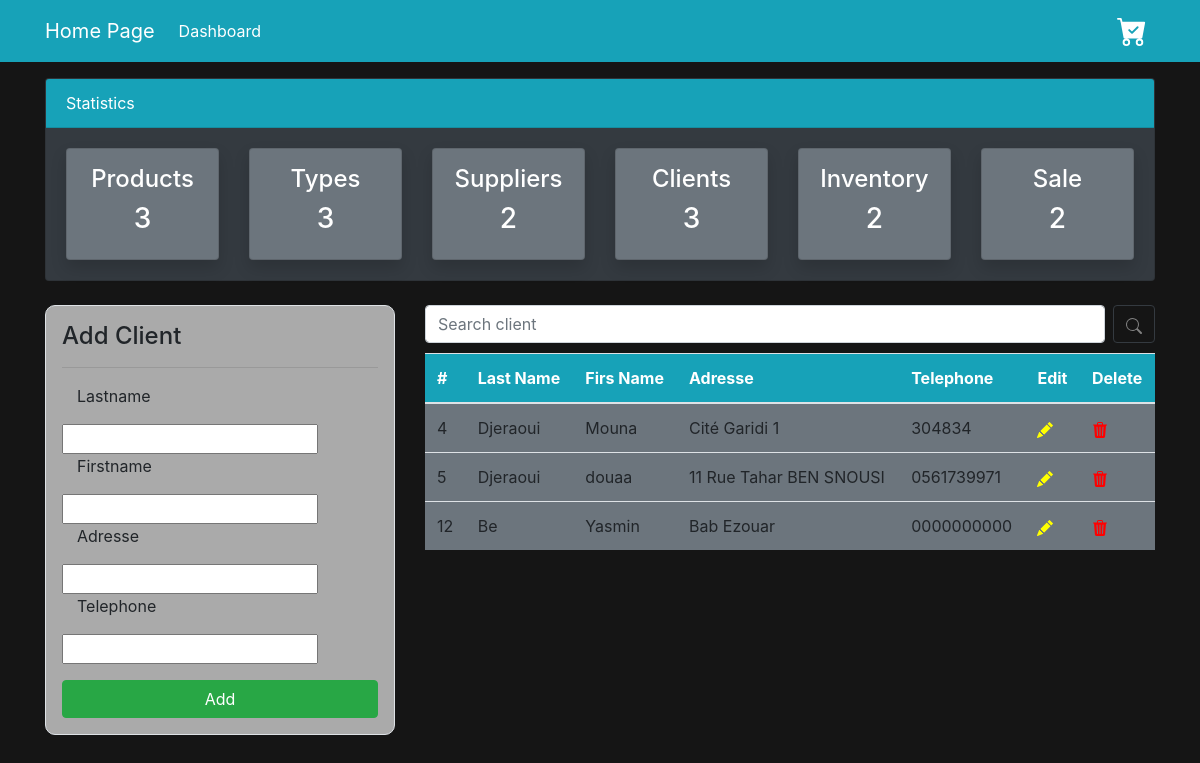
The app's page /list_Client/, older data.
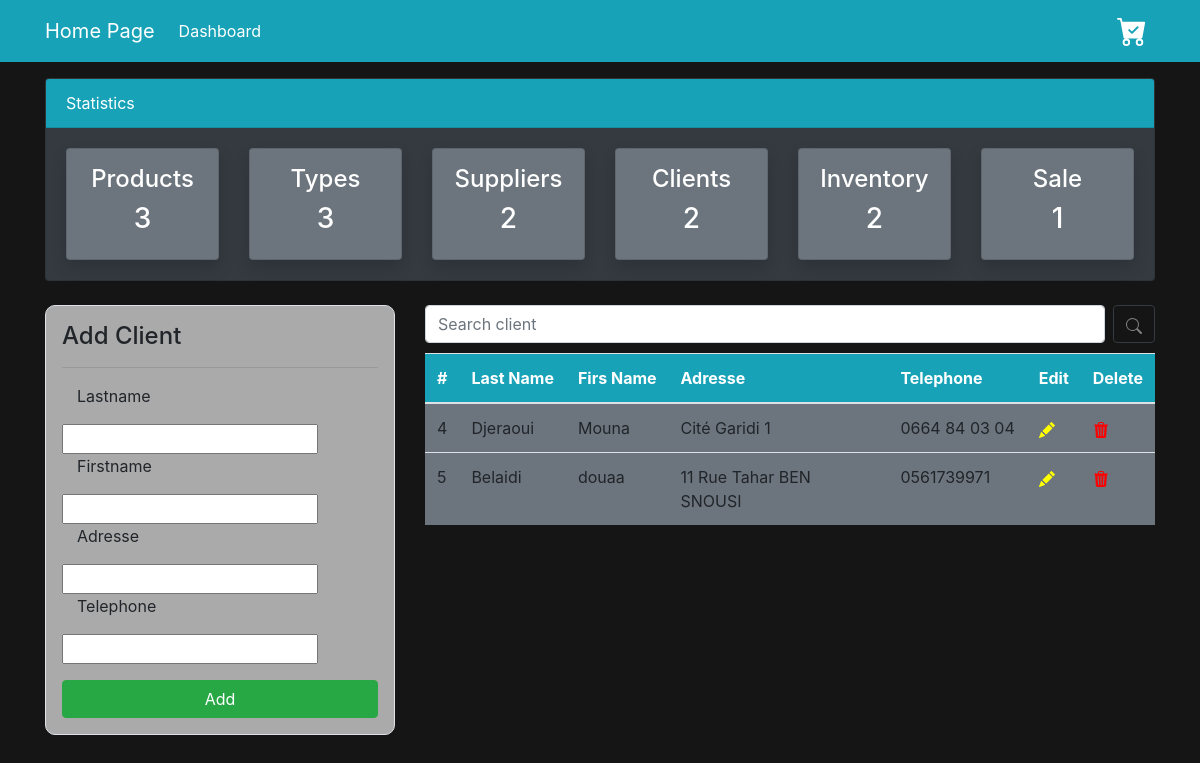
The same page, newer data.
### GestStockMagasin/models.py (models this page shows, shortened)
class Client (models.Model):
    CodeC = models.AutoField(primary_key= True)
    NomC = models.CharField(max_length=100,default="")
    PrenomC = models.CharField(max_length=100,default="")
    AdresseC = models.CharField(max_length=100,default="")
    TelephoneC = models.CharField(max_length=100,default="")

### GestStockMagasin/views.py (the view)
# urls.py: path('list_Client/',views.afficher_Client, name="dashboard-client"),
def afficher_Client(request):
    prods = Produit.objects.all()
    prod_count = prods.count()
    fours = Fournisseur.objects.all()
    fours_count = fours.count()
    types = TypeProduit.objects.all()
    type_count = types.count()
    item = VenteComptoir.objects.all()
    vente_count = item.count()
    users = User.objects.all()
    user_count = users.count()
    Clients = Client.objects.all()
    client_count = Clients.count()
    stock = Stock.objects.all()
    stock_count = stock.count()
    if request.method =="GET":
        query=request.GET.get('recherche')
        if query:
            Clients=Client.objects.filter(NomC__contains = query)
    if request.method == 'POST':
        form = ClientForm(request.POST)
        if form.is_valid():
            form.save()
            C_name = form.cleaned_data.get('NomC')
            messages.success(request, f'{C_name} has been added')
            return redirect("dashboard-client")
    else:
        form = ClientForm()
    context = {
        'Clients': Clients,
        'form': form,
        'P_count':prod_count,
        'F_count':fours_count,
        'V_count':vente_count,
        'C_count':client_count,
        'U_count': user_count,
        'T_count':type_count,
        'S_count':stock_count,
    }
    return render(request, 'Client/Clients.html', context)

### GestStockMagasin/forms.py
class ClientForm(forms.ModelForm):
    class Meta:
        model = Client
        fields ='__all__'

### GestStockMagasin/templates/Client/Clients.html (shortened to what the changed rows need)
<!DOCTYPE html>
<html lang="en">
  <head>
    <link rel="stylesheet" href="GestStockMagasin/static/css/mystyle.css" />
    <link
      rel="stylesheet"
      href="https://cdn.jsdelivr.net/npm/bootstrap@4.6.2/dist/css/bootstrap.min.css"
    />
  </head>
  <body style="background-color: #151515">
    <div class="container">
      <div class="row mt-3">
        <div class="col-md-12">
          <div class="card bg-dark">
            <div class="card-body">
              <div class="row">
                <div class="col-md-2">
                  <a
                    class="text-decoration-none text-white"
                    href="{% url 'dashboard-client' %}"
                  >
                    <div
                      class="card my-card shadow text-center p-3 bg-secondary"
                    >
                      <h4>Clients </h4>
                      <h3>{{ C_count }}</h3>
                    </div>
                  </a>
                </div>
                <div class="col-md-2">
                  <a
                    class="text-decoration-none text-white"
                    href="{% url 'dashboard-vente' %}"
                  >
                    <div
                      class="card my-card shadow text-center p-3 bg-secondary"
                    >
                      <h4>Sale</h4>
                      <h3>{{ V_count }}</h3>
                    </div>
                  </a>
                </div>
              </div>
            </div>
          </div>
        </div>
      </div>
    </div>
    <div class="container">
      <div class="row my-4">
        <div class="col-md-8">
          <table class="table bg-secondary">
            <thead class="bg-info">
              <tr class="text-white">
                <th scope="col">#</th>
                <th scope="col">Last Name</th>
                <th scope="col">Firs Name</th>
                <th scope="col">Adresse</th>
                <th scope="col">Telephone</th>
                <th scope="col">Edit</th>
                <th scope="col">Delete</th>
              </tr>
            </thead>
            <tbody>
              {% for C in Clients %}
              <tr>
                <td class="text-black">{{ C.CodeC }}</td>
                <td class="text-black">{{ C.NomC }}</td>
                <td class="text-black">{{ C.PrenomC }}</td>
                <td class="text-black">{{ C.AdresseC }}</td>
                <td class="text-black">{{ C.TelephoneC }}</td>
                <td class="text-black">
                  <a href="{% url 'edit-client' C.CodeC %}">
                  </a>
                </td>
                <td class="text-black">
                  <a href="{% url 'delete-client' C.CodeC %}">
                  </a>
                </td>
              </tr>
              {% endfor %}
            </tbody>
          </table>
        </div>
      </div>
    </div>
  </body>
</html>

Row changes from the older to the newer data that the page shows:
removed Client: CodeC "12", NomC "Be", PrenomC "Yasmin", AdresseC "Bab Ezouar", TelephoneC "0000000000"
changed Client "Djeraoui": TelephoneC "304834" → "0664 84 03 04"
changed Client "douaa": NomC "Djeraoui" → "Belaidi"
Text that changed along with them:
{{ C_count }}: "3" → "2"
{{ V_count }}: "2" → "1"
